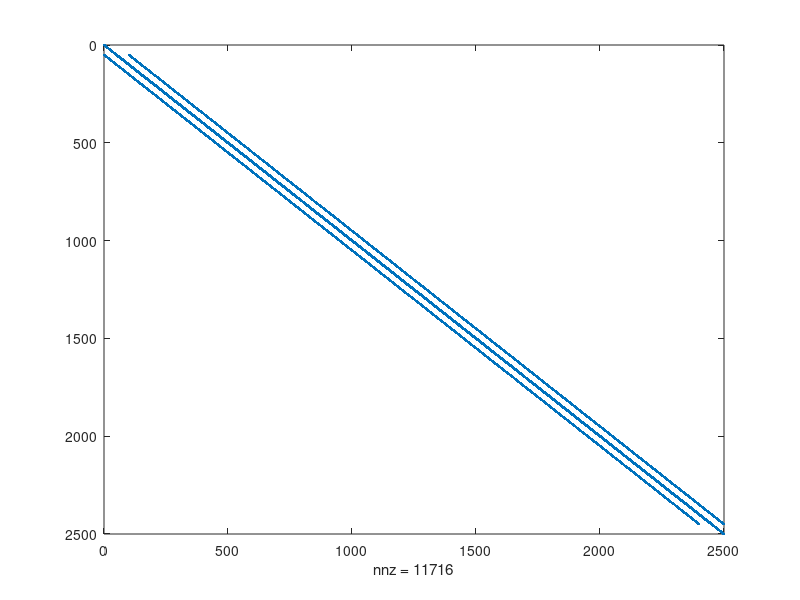
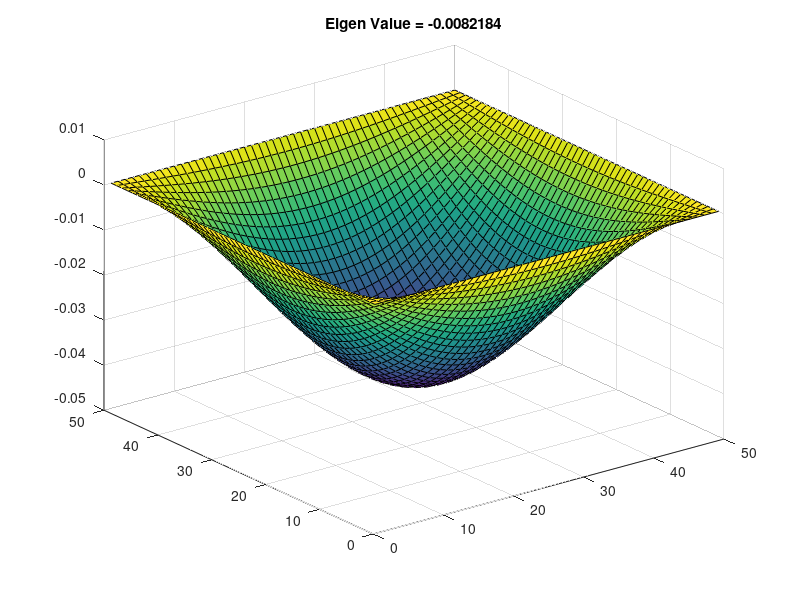
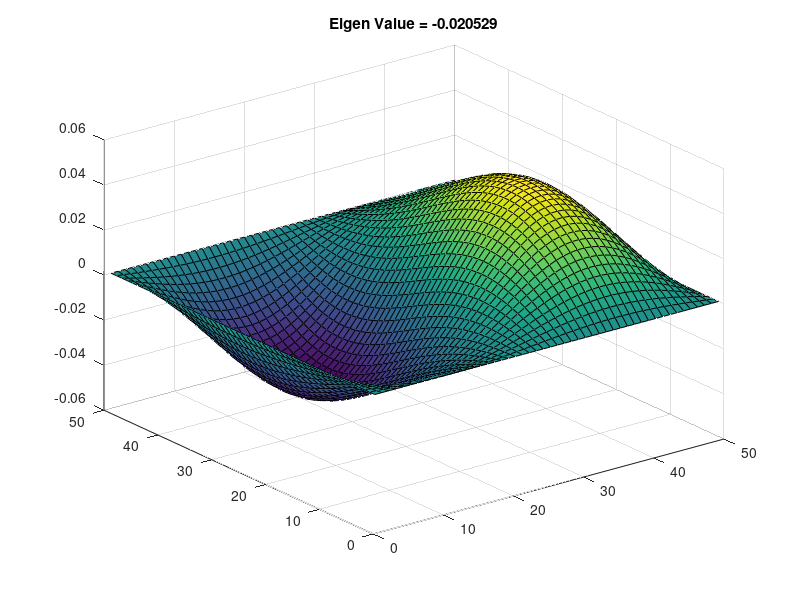
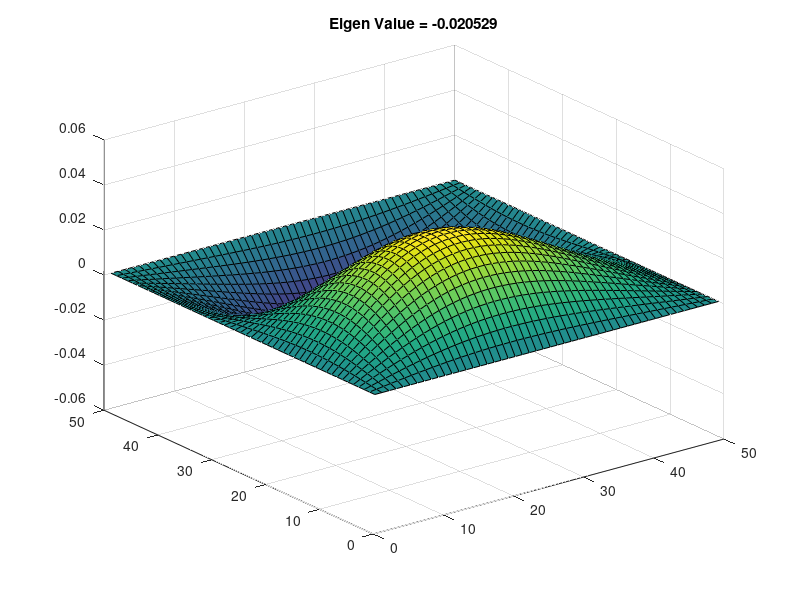

Source code (MATLAB) for these figures, in order:
clc; close all; clear all;
set(0, 'DefaultFigureWindowStyle', 'docked')

nx = 50;
ny = 50;
V = zeros(nx,ny);
G = sparse(nx*ny,ny*nx);

for i = 1:nx
    for j = 1:ny
        
        n = j + (i-1) * ny;     % middle
        nxm = j + (i-2) * ny;	% right
        nxp = j + i * ny;       % left
        nym = j-1 + (i-1) * ny; % top
        nyp = j+1 + (i-1) * ny; % down
        
        if i == 1 || i == nx || j == 1 || j == ny
            G(n,n) = 1;
        else
            G(n,n) = -4;
            G(n,nxm) = 1;
            G(n,nxp) = 1;
            G(n,nym) = 1;
            G(n,nyp) = 1;
        end
        
%         if i > 10 && i < 20 && j > 10 && j < 20
%             G(n,n) = -2;
%         end
        
    end
end

% Plotting the sparsity of the G Matrix
figure('name', 'Matrix');
spy(G);


% Solution to the G Matrix
nmodes = 9;
[E,D] = eigs(G, nmodes, 'SM');

% Plotting the Eigen Values
figure('name', 'Eigen Values');
plot(diag(D), '*');

% Plotting the solution to each mode on a surface
for k = 1:nmodes
    M = reshape(E(:,k), [nx ny]);
    figure(k+1);
    surf(M), title(['Eigen Value = ' num2str(D(k,k))]);
    
end




